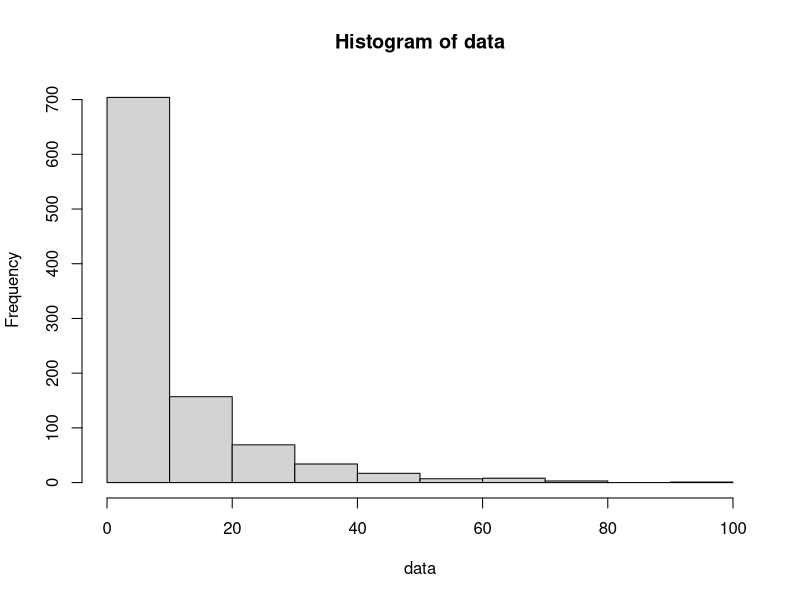

Write the R code that produced this figure.
## ---- chunk 1
data<-rnbinom(n=1000, size=.5, mu=10)
print(data[5])

## ---- chunk 2
hist(data)
